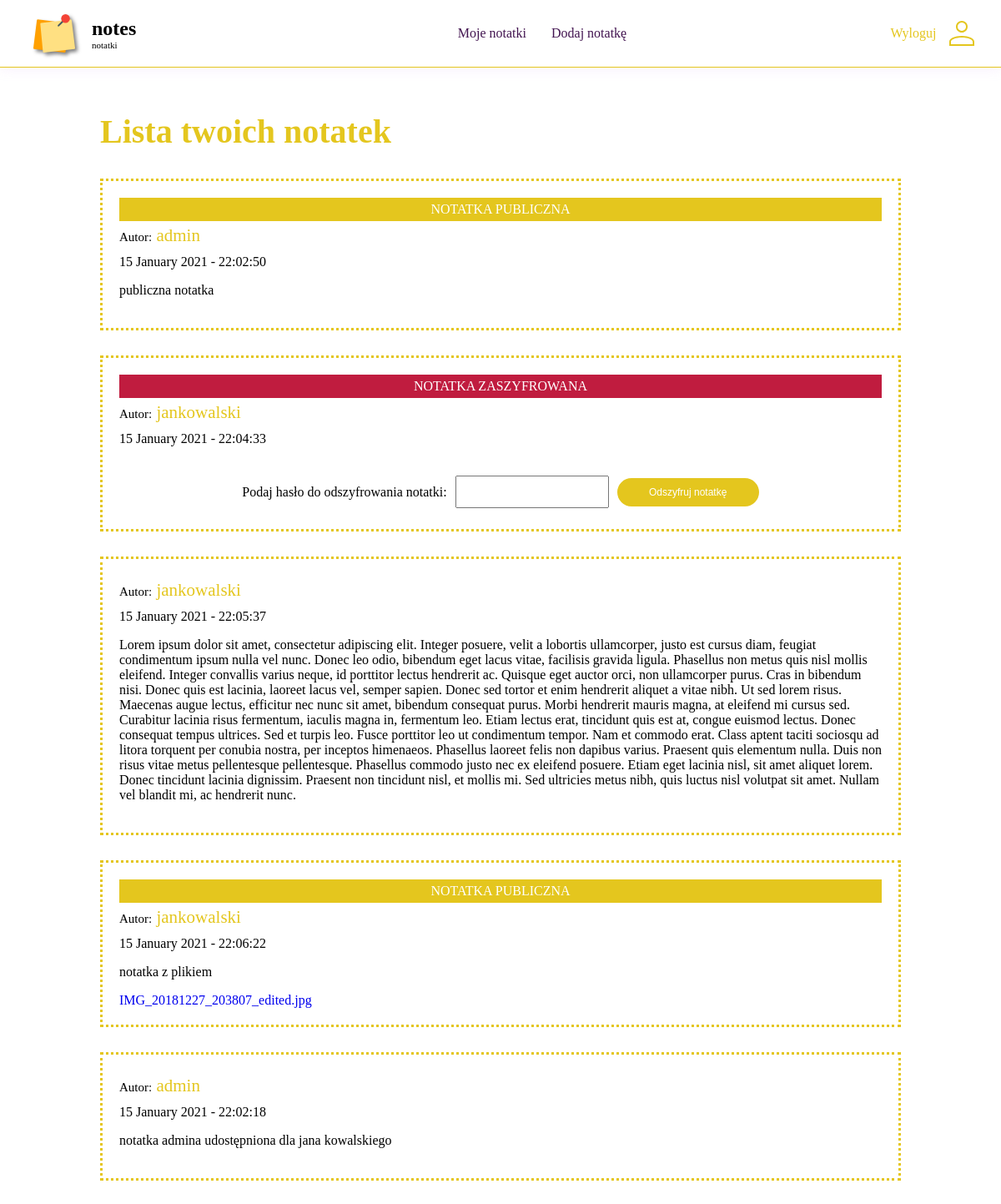
Page /notes_list (signed in) on the committed database.
### notes_app/app.py (models this page shows, shortened)
class Note(db.Model):
    __tablename__ = "notes"
    id = db.Column(db.Integer, primary_key=True)
    author = db.Column(db.String(70))
    date = db.Column(db.DateTime, default=datetime.utcnow())
    note_content = db.Column(db.Text)
    public = db.Column(db.Boolean, default=False)
    encrypted = db.Column(db.Boolean, default=False)
    salt = db.Column(db.String(50), nullable=True)
    iv = db.Column(db.String(100), nullable=True)
    file = db.Column(db.String(150), nullable=True)
    _who_can_read = db.Column(db.String(250), nullable=True)
    @property
    def who_can_read(self):
        if self._who_can_read is None:
            return []
        else:
            return [str(x) for x in self._who_can_read.split(';')]

class File(db.Model):
    __tablename__ = "files"
    id = db.Column(db.Integer, primary_key=True)
    file_uuid = db.Column(db.String(150), unique=True, nullable=False)
    file_name = db.Column(db.String(150), nullable=False)

### notes_app/app.py (the view)
@app.route("/notes_list")
def notes_list():
    if active_session():
        user = session['user']
        notes = Note.query.filter((Note.author==user) | (Note.public==True)).all()
        notes = notes + shared_notes(user)
        encrypted_notes_ids_list = []
        file_names = {}
        for note in notes:
            if note.file:
                file = File.query.filter_by(file_uuid=note.file).first()
                file_names[note.file] = file.file_name
            if note.encrypted:
                encrypted_notes_ids_list.append(note.id)
        for note in notes:
            if type(note.date) is not str:
                note.date = note.date.strftime('%d %B %Y - %H:%M:%S')
        return render_template("notes_list.html", notes=notes, loggedin=active_session(), encrypted_notes_ids_list=encrypted_notes_ids_list, file_names=file_names)
    else:
        abort(401)

### notes_app/app.py (called while the page is built)
@app.before_request
def func():
  session.modified = True

@app.after_request
def add_security_headers(resp):
    resp.headers['server'] = ''
    resp.headers['Content-Security-Policy']= 'default-src \'self\''
    return resp

def shared_notes(user):
    shared_notes = []
    notes = Note.query.filter(Note.author!=user, Note.public!=True).all()
    for note in notes:
        user_db = User.query.filter_by(login=user).first()
        if user_db.email in note.who_can_read:
            shared_notes.append(note)
    return shared_notes

def active_session():
    try:
        hash_ = request.cookies.get(SESSION_ID)
        user = session['user']
    except:
        return False
    if hash_ is not None:
        return True
    else:
        return False

### notes_app/templates/notes_list.html (shortened to what this page needs)
<!DOCTYPE html>
<html lang="pl">
    <head>
        <link href="/styles/list.css" rel="stylesheet" type="text/css">
        <link href="/styles/form_style.css" rel="stylesheet" type="text/css">
        <link href="/styles/main_style.css" rel="stylesheet" type="text/css">
    </head>
    <body>
        <header>
            <a href="/" class="logo">
                <img src="/images/logo.svg" alt="logo">
                <p><span>notes</span> notatki </p>
            </a>
            <nav>
                <div class="menu">
                    <ul>
                        {% if loggedin %}
                        <li><a href="/notes_list">Moje notatki</a></li>
                        <li><a href="/add_note">Dodaj notatkę</a></li>
                        {% endif %}
                    </ul>
                </div>
            </nav>
            {% if loggedin %}
            <div class="left_panel">
                <a href="/logout">Wyloguj</a>
                <a href="/notes_list">
                    <img src="/images/konto.svg" alt="moje konto">
                </a>
            </div>
            {% endif %}
        </header>
        <section class="text">
            <h1 id="title">Lista twoich notatek</h1>
            {% for note in notes %}
                <div class="note_field" id="{{note.id|string + '_note_field'}}">
                    {% if note.public %}
                        <div class="max-width-elem">NOTATKA PUBLICZNA</div>
                    {% endif %}
                    {% if note.encrypted %}
                        <div class="max-width-elem encrypted">NOTATKA ZASZYFROWANA</div>
                    {% endif %}
                    <div class="author"><span>Autor:</span> {{note.author}}</div>
                    <div class="date">{{note.date}}</div>
                    {% if note.encrypted %}
                        <form id="{{note.id|string + '-decrypt-note-form'}}">
                            <div class="form-row">
                                <label class="decrypted_pass" id='label_passwd' for="decrypt_passwd">Podaj hasło do odszyfrowania notatki: </label>
                                <input id="{{note.id|string + '-decrypt_passwd'}}" type="password" name="decrypt_passwd">
                                <input class="btn small" id="{{note.id|string + '-button-submit-form'}}" type="submit" value="Odszyfruj notatkę"/>
                            </div>
                        </form>
                    {% endif %}
                    {% if not note.encrypted %}
                        <p class="text">{{note.note_content}}</p>
                        {% if note.file %}
                            <a href="/uploads/{{note.file}}">{{file_names[note.file]}}</a>
                        {% endif %}
                    {% endif %}
                </div>
            {% endfor %}
        </section>
    </body>
</html>

### notes_app/static/styles/list.css (style rules this page uses)
.author { font-size: 21px; color: var(--main-color); padding-bottom: 10px; align-items: center; margin-top: 5px; }
.author span { font-size: 15px; color: #000; }
.note_field { padding: 20px; border: var(--main-color); border-style: dotted; margin-bottom: 30px; }
.max-width-elem { padding: 5px 0; justify-content: center; background-color: var(--main-color); color: #fff; }
.max-width-elem.encrypted { background-color: var(--second-color); }
.form-row { margin-top: 30px; }
form .form-row label.decrypted_pass { width: unset; }

### notes_app/static/styles/form_style.css (style rules this page uses)
form { display: flex; justify-content: center; flex-wrap: wrap; }
form .form-row { display: flex; flex-wrap: wrap; justify-content: space-between; align-items: center; text-align: left; padding: 5px; }
form .form-row label { width: 160px; min-width: 90px; }
form .form-row input { width: 170px; padding: 10px 5px; margin-left: 10px; }

### notes_app/static/styles/main_style.css (style rules this page uses)
:root { --main-color: #e4c61e; --second-color: #c01c3f; }
body { font-family: 'Comfortaa'; margin: 0; padding-bottom: 50px; position: relative; min-height: 670px; min-width: fit-content; }
.menu { display: flex; align-items: center; justify-content: flex-start; padding-bottom: 0; padding-top: 0; }
body p { font-family: 'Calibri Light'; }
body h1, body h2, body h3, body h4 { font-weight: 700; }
section h1 { width: 80%; font-size: 40px; color: var(--main-color);; }
a img { width: 30px; margin: 0 15px; }
header { display: flex; justify-content: space-between; flex-wrap: nowrap; align-items: center; border-bottom: 1px; border-bottom-style: inset; border-color: var(--main-color); box-shadow: 0px 0px 15px #dbaef53b; }
header a.logo img { width: 50px; margin: 15px 20px; justify-content: center; margin-left: 40px; }
header p { font-size: 11px; font-weight: 300; font-family: 'Comfortaa'; width: 150px; margin: 0; text-align: left; color: #000; }
header p span { font-weight: 700; font-size: 24px; display: flex; flex-wrap: wrap; width: 100%; }
nav ul { list-style-type: none; margin: 0; padding: 0 50px; display: flex; flex-wrap: nowrap; }
nav ul li { display: inline; }
nav ul li a { display: inline-block; padding: 15px 10px; width: fit-content; text-align: center; margin-right: 10px; text-decoration: none; color: #421450; }
.left_panel a { color: var(--main-color); }
.left_panel { width: 150px; display: flex; justify-content: center; }
.btn { padding: 10px 50px; background-color: var(--main-color); color: #fff; border-radius: 20px; font-size: 20px; outline-style: none; border: none; margin-bottom: 10px; }
.btn.small { padding: 10px 15px; font-size: 12px; margin-bottom: 0; }
.max-width-elem { display: flex; width: 100%; margin: auto; }
a { text-align: center; text-decoration: none; display: flex; align-items: center; }
section.text { margin: auto; width: 80%; max-width: 1170px; padding: 20px; padding: 20px 0; position: relative; }

### rows in the picture
Note: public "NOTATKA PUBLICZNA", author "admin", date "15 January 2021 - 22:02:50", note_content "publiczna notatka"
Note: encrypted "NOTATKA ZASZYFROWANA", author "jankowalski", date "15 January 2021 - 22:04:33"
Note: author "jankowalski", date "15 January 2021 - 22:05:37", note_content "Lorem ipsum dolor sit amet, consectetur adipiscing elit. Integer posuere, velit a lobortis ullamcorper, justo est cursus diam, feugiat condimentum ipsum nulla vel nunc. Donec leo odio, bibendum eget lacus vitae, facilisis gravida ligula. Phasellus non metus quis nisl mollis eleifend. Integer convallis varius neque, id porttitor lectus hendrerit ac. Quisque eget auctor orci, non ullamcorper purus. Cras in bibendum nisi. Donec quis est lacinia, laoreet lacus vel, semper sapien. Donec sed tortor et enim hendrerit aliquet a vitae nibh. Ut sed lorem risus. Maecenas augue lectus, efficitur nec nunc sit amet, bibendum consequat purus. Morbi hendrerit mauris magna, at eleifend mi cursus sed.…"
Note: public "NOTATKA PUBLICZNA", author "jankowalski", date "15 January 2021 - 22:06:22", note_content "notatka z plikiem", file.file_name "IMG_20181227_203807_edited.jpg"
Note: author "admin", date "15 January 2021 - 22:02:18", note_content "notatka admina udostępniona dla jana kowalskiego"
